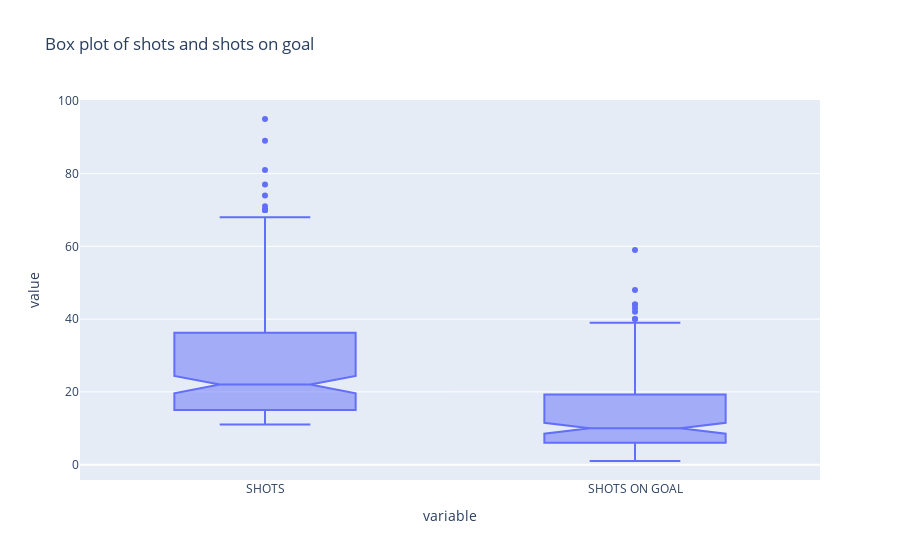

The code cell stored with this chart in its notebook:
### Markdown cell above
### Box plot of shots and shots on goal

### Code cell
px.box(df[['SHOTS','SHOTS ON GOAL','PLAYER']],notched=True,title="Box plot of shots and shots on goal",hover_data=["PLAYER"])

### Figure 1 — Plotly figure (JSON) as saved in the notebook; plotly's stock layout.template omitted (floating-point values rounded to 4 significant figures; data arrays with more than 128 entries replaced by an {"elided": "..."} marker saying what was removed)
{"data": [{"alignmentgroup": "True", "customdata": {"elided": "394x1 str values"}, "hovertemplate": "variable=%{x}<br>value=%{y}<br>PLAYER=%{customdata[0]}<extra></extra>", "legendgroup": "", "marker": {"color": "#636efa"}, "name": "", "notched": true, "offsetgroup": "", "orientation": "v", "showlegend": false, "type": "box", "x": {"elided": "394 str values"}, "x0": " ", "xaxis": "x", "y": {"elided": "394 int values"}, "y0": " ", "yaxis": "y"}], "layout": {"boxmode": "group", "legend": {"tracegroupgap": 0}, "title": {"text": "Box plot of shots and shots on goal"}, "xaxis": {"anchor": "y", "domain": [0, 1], "title": {"text": "variable"}}, "yaxis": {"anchor": "x", "domain": [0, 1], "title": {"text": "value"}}}}
